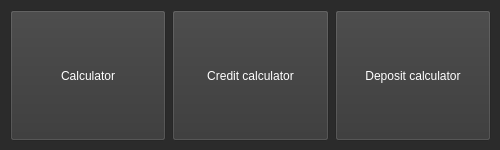
<?xml version="1.0" encoding="UTF-8"?>
<ui version="4.0">
 <class>MainWindow</class>
 <widget class="QMainWindow" name="MainWindow">
  <property name="geometry">
   <rect>
    <x>0</x>
    <y>0</y>
    <width>500</width>
    <height>150</height>
   </rect>
  </property>
  <property name="sizePolicy">
   <sizepolicy hsizetype="Expanding" vsizetype="Expanding">
    <horstretch>0</horstretch>
    <verstretch>0</verstretch>
   </sizepolicy>
  </property>
  <property name="maximumSize">
   <size>
    <width>500</width>
    <height>150</height>
   </size>
  </property>
  <property name="windowTitle">
   <string>Menu</string>
  </property>
  <property name="styleSheet">
   <string notr="true">background-color: rgb(43, 43, 43);</string>
  </property>
  <widget class="QWidget" name="centralwidget">
   <property name="maximumSize">
    <size>
     <width>500</width>
     <height>150</height>
    </size>
   </property>
   <widget class="QWidget" name="horizontalLayoutWidget">
    <property name="geometry">
     <rect>
      <x>10</x>
      <y>10</y>
      <width>481</width>
      <height>131</height>
     </rect>
    </property>
    <layout class="QHBoxLayout" name="horizontalLayout">
     <item>
      <widget class="QPushButton" name="push_button_calculator">
       <property name="sizePolicy">
        <sizepolicy hsizetype="Preferred" vsizetype="Preferred">
         <horstretch>0</horstretch>
         <verstretch>0</verstretch>
        </sizepolicy>
       </property>
       <property name="styleSheet">
        <string notr="true">background-color: rgb(54, 54, 54);
color: rgb(255, 255, 255);</string>
       </property>
       <property name="text">
        <string>Calculator</string>
       </property>
      </widget>
     </item>
     <item>
      <widget class="QPushButton" name="push_button_credit">
       <property name="sizePolicy">
        <sizepolicy hsizetype="Preferred" vsizetype="Preferred">
         <horstretch>0</horstretch>
         <verstretch>0</verstretch>
        </sizepolicy>
       </property>
       <property name="styleSheet">
        <string notr="true">background-color: rgb(54, 54, 54);
color: rgb(255, 255, 255);</string>
       </property>
       <property name="text">
        <string>Credit calculator</string>
       </property>
      </widget>
     </item>
     <item>
      <widget class="QPushButton" name="push_button_deposit">
       <property name="sizePolicy">
        <sizepolicy hsizetype="Preferred" vsizetype="Preferred">
         <horstretch>0</horstretch>
         <verstretch>0</verstretch>
        </sizepolicy>
       </property>
       <property name="styleSheet">
        <string notr="true">background-color: rgb(54, 54, 54);
color: rgb(255, 255, 255);</string>
       </property>
       <property name="text">
        <string>Deposit calculator</string>
       </property>
      </widget>
     </item>
    </layout>
   </widget>
  </widget>
 </widget>
 <resources/>
 <connections/>
</ui>
